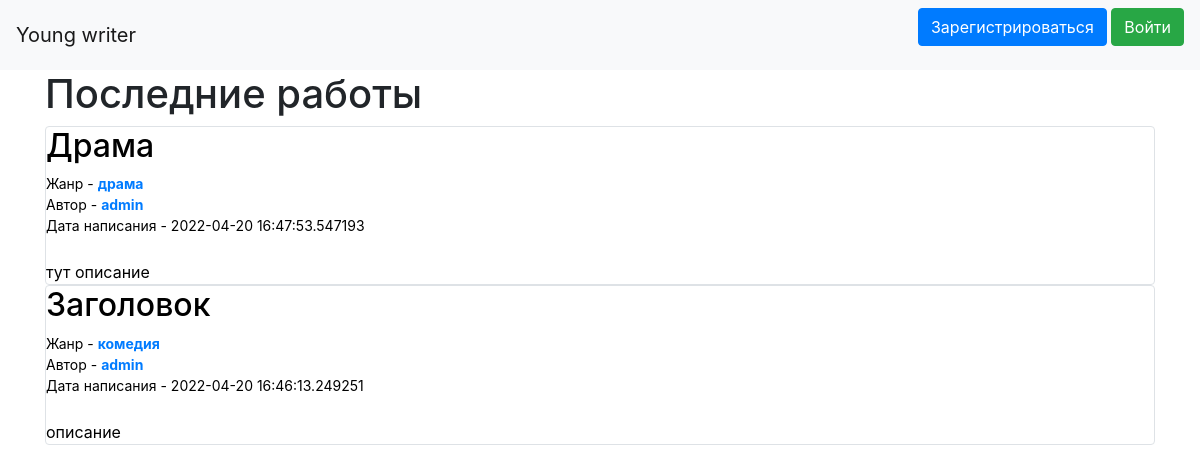
The app's page /, older data.
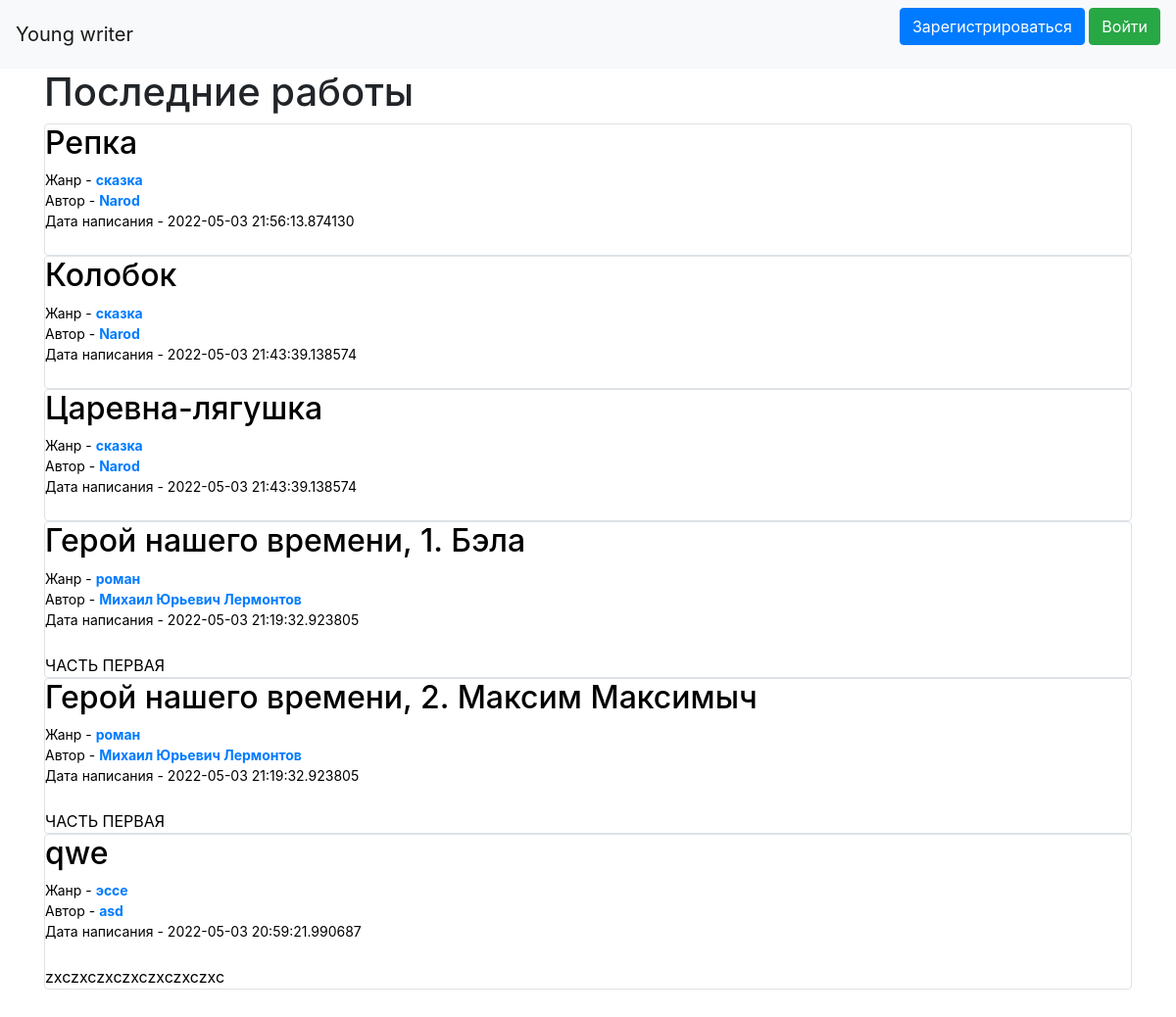
The same page, newer data.
### data/works.py (models this page shows)
class Works(SqlAlchemyBase, SerializerMixin):
    __tablename__ = 'works'
    datetime_format = '%d %B %Y'
    id = sqlalchemy.Column(sqlalchemy.Integer,
                           primary_key=True, autoincrement=True)
    title = sqlalchemy.Column(sqlalchemy.String, nullable=True)
    genre_id = sqlalchemy.Column(sqlalchemy.Integer,
                                sqlalchemy.ForeignKey("genres.id"))
    description = sqlalchemy.Column(sqlalchemy.String, nullable=True)
    content = sqlalchemy.Column(sqlalchemy.String, nullable=True)
    created_date = sqlalchemy.Column(sqlalchemy.DateTime,
                                     default=datetime.datetime.now())
    is_private = sqlalchemy.Column(sqlalchemy.Boolean, default=True)
    user_id = sqlalchemy.Column(sqlalchemy.Integer,
                                sqlalchemy.ForeignKey("users.id"))
    user = orm.relation('User')
    genre = orm.relation('Genre')

### data/genre.py (models this page shows)
class Genre(SqlAlchemyBase, SerializerMixin):
    __tablename__ = 'genres'
    id = sqlalchemy.Column(sqlalchemy.Integer, primary_key=True,
                           autoincrement=True)
    name = sqlalchemy.Column(sqlalchemy.String, nullable=True)
    news = orm.relation("Works", back_populates='genre')

### data/users.py (models this page shows, shortened)
class User(SqlAlchemyBase, UserMixin, SerializerMixin):
    __tablename__ = 'users'
    id = sqlalchemy.Column(sqlalchemy.Integer,
                           primary_key=True, autoincrement=True)
    name = sqlalchemy.Column(sqlalchemy.String, nullable=True)
    about = sqlalchemy.Column(sqlalchemy.String, nullable=True)
    email = sqlalchemy.Column(sqlalchemy.String,
                              index=True, unique=True, nullable=True)
    hashed_password = sqlalchemy.Column(sqlalchemy.String, nullable=True)
    created_date = sqlalchemy.Column(sqlalchemy.DateTime,
                                     default=datetime.datetime.now)
    news = orm.relation("Works", back_populates='user')

### main.py (the view)
@app.route("/")
def index():
    db_sess = db_session.create_session()
    works = db_sess.query(Works).order_by(
        desc(Works.created_date))
    return render_template("index.html",
                           headline='Последние работы',
                           works=works)

### data/db_session.py (called while the page is built)
def create_session() -> Session:
    global __factory
    return __factory()

### templates/index.html
{% extends "base.html" %}
{% block content %}
<h1>{{ headline }}</h1>
{% for item in works %}
<div class="col-md6 border rounded" style="color: black;">
    <a href='/texts/{{ item.id|int() }}' class='straight_link'>
        <h2>{{item.title}}</h2>
    </a>
    <div style="overflow-x:hidden; text-overflow: ellipsis; font-size: 14px;">
        Жанр - <a href="/filtered_by_genre/{{ item.genre_id }}"><b>{{item.genre.name}}</b></a><br>
        Автор - <a href="/profile/{{item.user_id}}"><b>{{item.user.name}}</b><a>
        <br>Дата написания - {{item.created_date}}
    </div>
    <br>
    <div style="overflow-x:hidden; text-overflow: ellipsis;">
        {{item.description}}
    </div>
</div>
{% endfor %}
{% endblock %}

Row changes from the older to the newer data that the page shows:
removed Works: title "Драма", genre.name "драма", user.name "admin", created_date "2022-04-20 16:47:53.547193", description "тут описание"
removed Works: title "Заголовок", genre.name "комедия", user.name "admin", created_date "2022-04-20 16:46:13.249251", description "описание"
added Works: title "Репка", genre.name "сказка", user.name "Narod", created_date "2022-05-03 21:56:13.874130"
added Works: title "Колобок", genre.name "сказка", user.name "Narod", created_date "2022-05-03 21:43:39.138574"
added Works: title "Царевна-лягушка", genre.name "сказка", user.name "Narod", created_date "2022-05-03 21:43:39.138574"
added Works: title "Герой нашего времени, 1. Бэла", genre.name "роман", user.name "Михаил Юрьевич Лермонтов", created_date "2022-05-03 21:19:32.923805", description "ЧАСТЬ ПЕРВАЯ"
added Works: title "Герой нашего времени, 2. Максим Максимыч", genre.name "роман", user.name "Михаил Юрьевич Лермонтов", created_date "2022-05-03 21:19:32.923805", description "ЧАСТЬ ПЕРВАЯ"
added Works: title "qwe", genre.name "эссе", user.name "asd", created_date "2022-05-03 20:59:21.990687", description "zxczxczxczxczxczxczxc"
